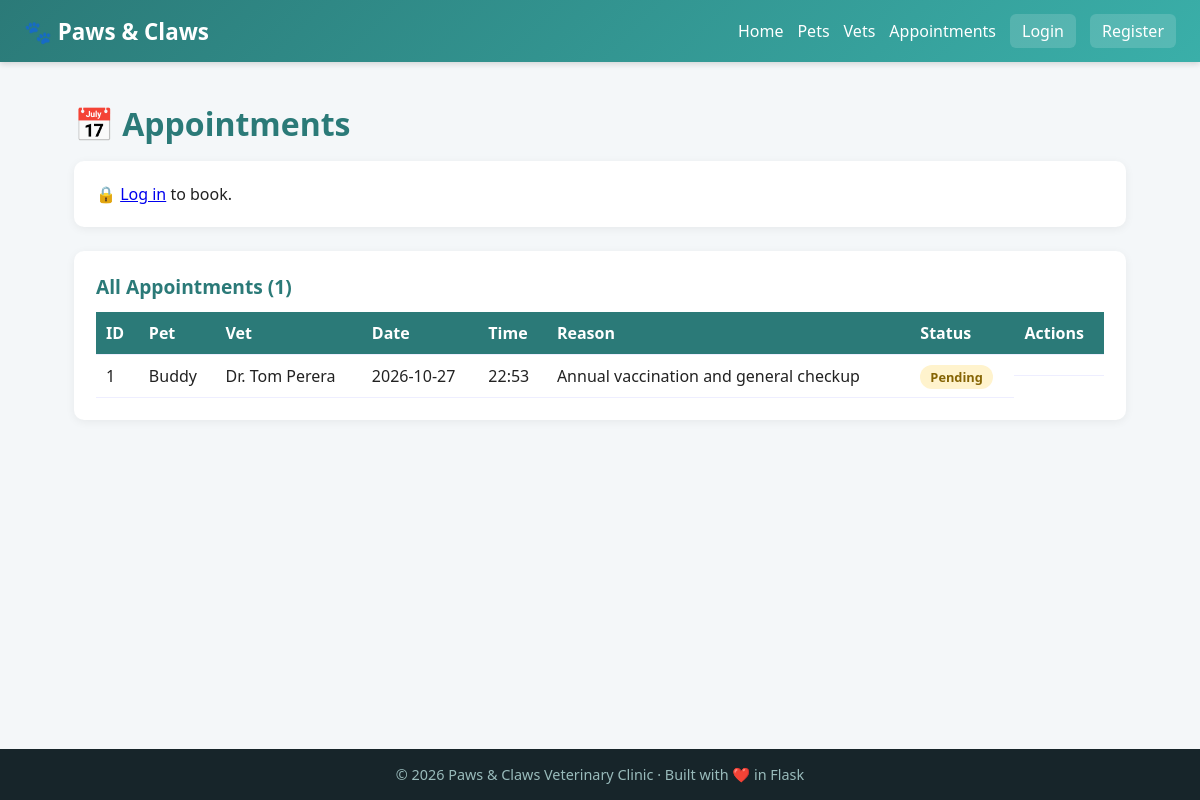
The app's page /appointments with its own data.
### models.py (models this page shows)
class Appointment(db.Model):
    id = db.Column(db.Integer, primary_key=True)
    pet_id = db.Column(db.Integer, db.ForeignKey('pet.id'), nullable=False)
    vet_id = db.Column(db.Integer, db.ForeignKey('vet.id'))
    date = db.Column(db.String(20))
    time = db.Column(db.String(10))
    reason = db.Column(db.String(200))
    status = db.Column(db.String(20), default='Pending')  # Pending / Confirmed / Done / Cancelled
    vet = db.relationship('Vet')

class Pet(db.Model):
    id = db.Column(db.Integer, primary_key=True)
    name = db.Column(db.String(50), nullable=False)
    species = db.Column(db.String(30))
    breed = db.Column(db.String(50))
    age = db.Column(db.Integer)
    owner = db.Column(db.String(80))
    owner_id = db.Column(db.Integer, db.ForeignKey('user.id'))
    notes = db.Column(db.Text)
    created_at = db.Column(db.DateTime, default=datetime.utcnow)
    appointments = db.relationship('Appointment', backref='pet', lazy=True,
                                   cascade='all, delete-orphan')
    records = db.relationship('MedicalRecord', backref='pet', lazy=True,
                              cascade='all, delete-orphan')

class Vet(db.Model):
    id = db.Column(db.Integer, primary_key=True)
    name = db.Column(db.String(80), nullable=False)
    specialty = db.Column(db.String(80))
    phone = db.Column(db.String(20))
    available = db.Column(db.Boolean, default=True)

### app.py (the view)
@app.route('/appointments')
def appointments():
    appts = Appointment.query.order_by(Appointment.id.desc()).all()
    vets_list = Vet.query.filter_by(available=True).all()
    pets_list = Pet.query.all()
    return render_template('appointments.html', appts=appts,
                           vets=vets_list, pets=pets_list)

### templates/appointments.html (shortened to what this page needs)
{% extends "base.html" %}
{% block content %}
<h1>📅 Appointments</h1>
{% if session.user_id %}
<div class="card">
  <h2>Book New Appointment</h2>
  <form method="POST" action="/book">
    <div class="grid2">
      <select name="pet_id" required>
        <option value="">-- Select Pet --</option>
        {% for p in pets %}
          <option value="{{ p.id }}">{{ p.name }} ({{ p.species }})</option>
        {% endfor %}
      </select>
      <select name="vet_id">
        <option value="">-- Any Vet --</option>
        {% for v in vets %}
          <option value="{{ v.id }}">{{ v.name }} - {{ v.specialty }}</option>
        {% endfor %}
      </select>
      <input name="date" type="date" required>
      <input name="time" type="time" required>
      <input name="reason" placeholder="Reason for visit" required>
    </div>
    <button type="submit">📅 Book Appointment</button>
  </form>
</div>
{% else %}
<div class="card"><p>🔒 <a href="/login">Log in</a> to book.</p></div>
{% endif %}
<div class="card">
  <h2>All Appointments ({{ appts|length }})</h2>
  {% if appts %}
  <table>
    <thead>
      <tr>
        <th>ID</th><th>Pet</th><th>Vet</th><th>Date</th>
        <th>Time</th><th>Reason</th><th>Status</th><th>Actions</th>
      </tr>
    </thead>
    <tbody>
      {% for a in appts %}
      <tr>
        <td>{{ a.id }}</td>
        <td>{{ a.pet.name if a.pet else '—' }}</td>
        <td>{{ a.vet.name if a.vet else 'Any' }}</td>
        <td>{{ a.date }}</td>
        <td>{{ a.time }}</td>
        <td>{{ a.reason }}</td>
        <td><span class="badge {{ a.status|lower }}">{{ a.status }}</span></td>
        <td class="actions">
        </td>
      </tr>
      {% endfor %}
    </tbody>
  </table>
  {% else %}
    <p>No appointments yet.</p>
  {% endif %}
</div>
{% endblock %}

### static/style.css (style rules this page uses)
* { box-sizing: border-box; margin: 0; padding: 0; }
body { font-family: 'Segoe UI', Roboto, Arial, sans-serif; background: #f4f7f9; color: #222; min-height: 100vh; display: flex; flex-direction: column; }
h1 { color: #2b7a78; margin-bottom: 16px; }
h2 { color: #2b7a78; margin-bottom: 12px; font-size: 1.2rem; }
.card { background: white; border-radius: 10px; padding: 22px; margin-bottom: 24px; box-shadow: 0 2px 10px rgba(0,0,0,0.06); }
table { width: 100%; border-collapse: collapse; margin-top: 10px; }
th, td { padding: 10px; text-align: left; border-bottom: 1px solid #eef; }
th { background: #2b7a78; color: white; font-weight: 600; }
.actions { display: flex; gap: 6px; flex-wrap: wrap; }
.badge { padding: 3px 10px; border-radius: 12px; font-size: 0.8rem; font-weight: 600; }
.badge.pending { background: #fff3cd; color: #856404; }

### records on screen
Appointment: id "1", pet "Buddy", vet "Dr. Tom Perera", date "2026-10-27", time "22:53", reason "Annual vaccination and general checkup", status "Pending"

### other values on screen
{{ appts|length }} "1"
